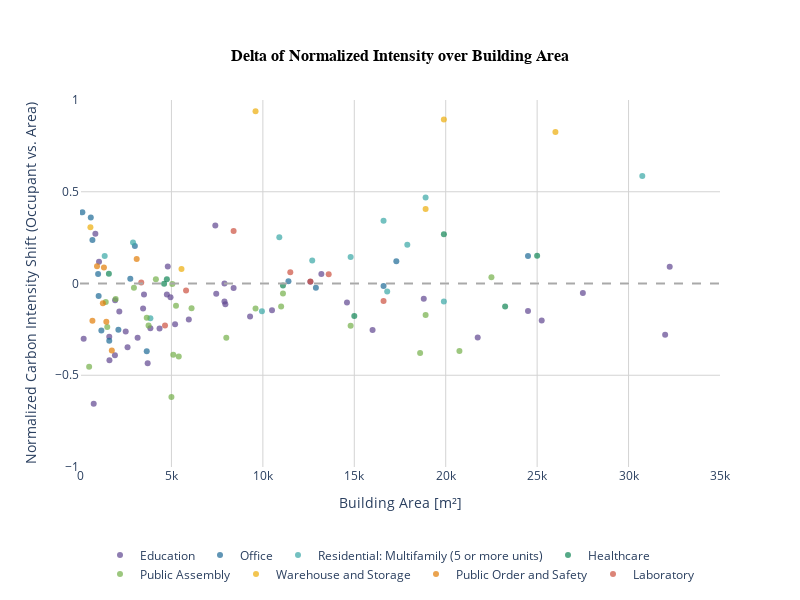

This figure's notebook cell:
### Markdown cell above
#### Make Normalize Shift Plot 2

### Code cell
fig4 = px.scatter(
    filtered_bldgs_df3,
    x='bldg_gfa',  # Total Building Area on the x-axis (m²)
    y='norm_shift',  # Normalized shift on the y-axis
    color='bldg_prim_use',  # Color based on 'bldg_prim_use'
    title='Delta of Normalized Intensity over Building Area',  # Updated title
    labels={
        'bldg_gfa': 'Building Area [m²]',
        'norm_shift': 'Normalized Carbon Intensity Shift (Occupant vs. Area)',
        'bldg_prim_use': 'Primary Use'
    },
    opacity=0.7,  # Add transparency to the dots
    color_discrete_sequence=px.colors.qualitative.Prism
)

# Add a horizontal line at y=0
fig4.add_hline(
    y=0,
    line_color='darkgrey',
    line_width=2,
    line_dash='dash'
)

# Customize the layout
# Customize the layout
fig4.update_layout(
    title={
        'text': 'Delta of Normalized Intensity over Building Area',
        'x': 0.5,
        'xanchor': 'center',
        'yanchor': 'top',
        'font': {'size': 16, 'family': 'Arial', 'color': 'black', 'weight': 'bold'}
    },
    xaxis=dict(
        range=[0, 35000],  # Crop the x-axis to a maximum of 35,000 m²
        showgrid=True,
        gridcolor='lightgrey'
    ),
    yaxis=dict(
        range=[-1, 1],  # Set y-axis range from -1 to 1
        showgrid=True,
        gridcolor='lightgrey'
    ),
    plot_bgcolor='white',
    paper_bgcolor='white',
    height=600,
    width=800,
    legend=dict(
        orientation='h',  # Set the legend to horizontal
        x=0.5,  # Center the legend horizontally
        y=-0.2,  # Position the legend below the plot
        xanchor='center',  # Anchor the legend horizontally at the center
        yanchor='top',  # Anchor the legend vertically at the top,
        title = None
    )
)

# Show the plot
fig4.show()

### Figure 1 — Plotly figure (JSON) as saved in the notebook; plotly's stock layout.template omitted (floating-point values rounded to 4 significant figures)
{"data": [{"hovertemplate": "Primary Use=Education<br>Building Area [m²]=%{x}<br>Normalized Carbon Intensity Shift (Occupant vs. Area)=%{y}<extra></extra>", "legendgroup": "Education", "marker": {"color": "rgb(95, 70, 144)", "opacity": 0.7, "symbol": "circle"}, "mode": "markers", "name": "Education", "orientation": "v", "showlegend": true, "type": "scatter", "x": [2600.0, 3850.0, 2500.0, 750.0, 10500.0, 1910.0, 200.0, 16000.0, 5200.0, 32250.0, 32000.0, 3450.0, 8400.0, 21750.0, 24500.0, 1600.0, 14600.0, 4800.0, 7400.0, 7450.0, 7900.0, 25250.0, 4350.0, 4950.0, 27500.0, 5950.0, 3700.0, 1920.0, 3500.0, 4750.0, 9300.0, 1610.0, 3150.0, 18800.0, 7950.0, 840.0, 12600.0, 7900.0, 13200.0, 1040.0, 2150.0], "xaxis": "x", "y": [-0.3476, -0.2434, -0.2621, -0.6558, -0.1456, -0.3916, -0.301, -0.2536, -0.2216, 0.09156, -0.2798, -0.1361, -0.02408, -0.2949, -0.1497, -0.2908, -0.1034, 0.09323, 0.3165, -0.05592, -0.0006569, -0.2019, -0.2447, -0.07469, -0.05145, -0.1964, -0.4352, -0.09148, -0.0605, -0.05941, -0.1803, -0.4184, -0.296, -0.08338, -0.1129, 0.2713, 0.009502, -0.09788, 0.05189, 0.118, -0.1532], "yaxis": "y"}, {"hovertemplate": "Primary Use=Office<br>Building Area [m²]=%{x}<br>Normalized Carbon Intensity Shift (Occupant vs. Area)=%{y}<extra></extra>", "legendgroup": "Office", "marker": {"color": "rgb(29, 105, 150)", "opacity": 0.7, "symbol": "circle"}, "mode": "markers", "name": "Office", "orientation": "v", "showlegend": true, "type": "scatter", "x": [1600.0, 11400.0, 2750.0, 16600.0, 1020.0, 130.0, 1170.0, 590.0, 3650.0, 990.0, 24500.0, 3000.0, 2100.0, 680.0, 12900.0, 17300.0], "xaxis": "x", "y": [-0.3115, 0.01267, 0.02616, -0.01324, -0.06819, 0.3878, -0.2565, 0.3599, -0.3694, 0.05238, 0.1497, 0.2047, -0.2518, 0.2366, -0.02273, 0.121], "yaxis": "y"}, {"hovertemplate": "Primary Use=Residential: Multifamily (5 or more units)<br>Building Area [m²]=%{x}<br>Normalized Carbon Intensity Shift (Occupant vs. Area)=%{y}<extra></extra>", "legendgroup": "Residential: Multifamily (5 or more units)", "marker": {"color": "rgb(56, 166, 165)", "opacity": 0.7, "symbol": "circle"}, "mode": "markers", "name": "Residential: Multifamily (5 or more units)", "orientation": "v", "showlegend": true, "type": "scatter", "x": [3850.0, 19900.0, 10900.0, 16600.0, 1350.0, 12700.0, 2900.0, 9950.0, 18900.0, 16800.0, 14800.0, 17900.0, 30750.0], "xaxis": "x", "y": [-0.1888, -0.09816, 0.2514, 0.3424, 0.1494, 0.1257, 0.223, -0.1516, 0.469, -0.04383, 0.1443, 0.2106, 0.5855], "yaxis": "y"}, {"hovertemplate": "Primary Use=Healthcare<br>Building Area [m²]=%{x}<br>Normalized Carbon Intensity Shift (Occupant vs. Area)=%{y}<extra></extra>", "legendgroup": "Healthcare", "marker": {"color": "rgb(15, 133, 84)", "opacity": 0.7, "symbol": "circle"}, "mode": "markers", "name": "Healthcare", "orientation": "v", "showlegend": true, "type": "scatter", "x": [11100.0, 23250.0, 19900.0, 4750.0, 4600.0, 25000.0, 15000.0, 1580.0], "xaxis": "x", "y": [-0.01158, -0.1252, 0.2684, 0.02306, -0.001456, 0.1513, -0.1776, 0.05371], "yaxis": "y"}, {"hovertemplate": "Primary Use=Public Assembly<br>Building Area [m²]=%{x}<br>Normalized Carbon Intensity Shift (Occupant vs. Area)=%{y}<extra></extra>", "legendgroup": "Public Assembly", "marker": {"color": "rgb(115, 175, 72)", "opacity": 0.7, "symbol": "circle"}, "mode": "markers", "name": "Public Assembly", "orientation": "v", "showlegend": true, "type": "scatter", "x": [5250.0, 18600.0, 1490.0, 8000.0, 1950.0, 6100.0, 3750.0, 500.0, 22500.0, 11100.0, 5400.0, 1410.0, 5000.0, 2950.0, 11000.0, 14800.0, 5100.0, 5050.0, 3650.0, 9600.0, 20750.0, 18900.0, 4150.0], "xaxis": "x", "y": [-0.1219, -0.3792, -0.2366, -0.2951, -0.08386, -0.135, -0.2289, -0.4531, 0.03405, -0.05433, -0.3977, -0.1008, -0.6186, -0.0226, -0.1254, -0.2308, -0.3879, -0.002878, -0.1867, -0.1368, -0.3676, -0.1714, 0.02346], "yaxis": "y"}, {"hovertemplate": "Primary Use=Warehouse and Storage<br>Building Area [m²]=%{x}<br>Normalized Carbon Intensity Shift (Occupant vs. Area)=%{y}<extra></extra>", "legendgroup": "Warehouse and Storage", "marker": {"color": "rgb(237, 173, 8)", "opacity": 0.7, "symbol": "circle"}, "mode": "markers", "name": "Warehouse and Storage", "orientation": "v", "showlegend": true, "type": "scatter", "x": [9600.0, 19900.0, 26000.0, 5550.0, 570.0, 100000.0, 58000.0, 18900.0], "xaxis": "x", "y": [0.939, 0.8935, 0.8253, 0.07928, 0.3062, 0.9043, 0.6954, 0.4064], "yaxis": "y"}, {"hovertemplate": "Primary Use=Public Order and Safety<br>Building Area [m²]=%{x}<br>Normalized Carbon Intensity Shift (Occupant vs. Area)=%{y}<extra></extra>", "legendgroup": "Public Order and Safety", "marker": {"color": "rgb(225, 124, 5)", "opacity": 0.7, "symbol": "circle"}, "mode": "markers", "name": "Public Order and Safety", "orientation": "v", "showlegend": true, "type": "scatter", "x": [1740.0, 1310.0, 3100.0, 1440.0, 930.0, 1250.0, 680.0], "xaxis": "x", "y": [-0.3653, 0.08706, 0.1339, -0.2085, 0.09394, -0.1071, -0.2023], "yaxis": "y"}, {"hovertemplate": "Primary Use=Laboratory<br>Building Area [m²]=%{x}<br>Normalized Carbon Intensity Shift (Occupant vs. Area)=%{y}<extra></extra>", "legendgroup": "Laboratory", "marker": {"color": "rgb(204, 80, 62)", "opacity": 0.7, "symbol": "circle"}, "mode": "markers", "name": "Laboratory", "orientation": "v", "showlegend": true, "type": "scatter", "x": [84500.0, 4650.0, 8400.0, 5800.0, 16600.0, 47750.0, 3350.0, 13600.0, 11500.0, 12600.0], "xaxis": "x", "y": [0.05231, -0.229, 0.2867, -0.03833, -0.0954, 0.1062, 0.006089, 0.05105, 0.06159, 0.01043], "yaxis": "y"}], "layout": {"height": 600, "legend": {"orientation": "h", "title": {}, "tracegroupgap": 0, "x": 0.5, "xanchor": "center", "y": -0.2, "yanchor": "top"}, "paper_bgcolor": "white", "plot_bgcolor": "white", "shapes": [{"line": {"color": "darkgrey", "dash": "dash", "width": 2}, "type": "line", "x0": 0, "x1": 1, "xref": "x domain", "y0": 0, "y1": 0, "yref": "y"}], "title": {"font": {"color": "black", "family": "Arial", "size": 16, "weight": "bold"}, "text": "Delta of Normalized Intensity over Building Area", "x": 0.5, "xanchor": "center", "yanchor": "top"}, "width": 800, "xaxis": {"anchor": "y", "domain": [0, 1], "gridcolor": "lightgrey", "range": [0, 35000], "showgrid": true, "title": {"text": "Building Area [m²]"}}, "yaxis": {"anchor": "x", "domain": [0, 1], "gridcolor": "lightgrey", "range": [-1, 1], "showgrid": true, "title": {"text": "Normalized Carbon Intensity Shift (Occupant vs. Area)"}}}}
